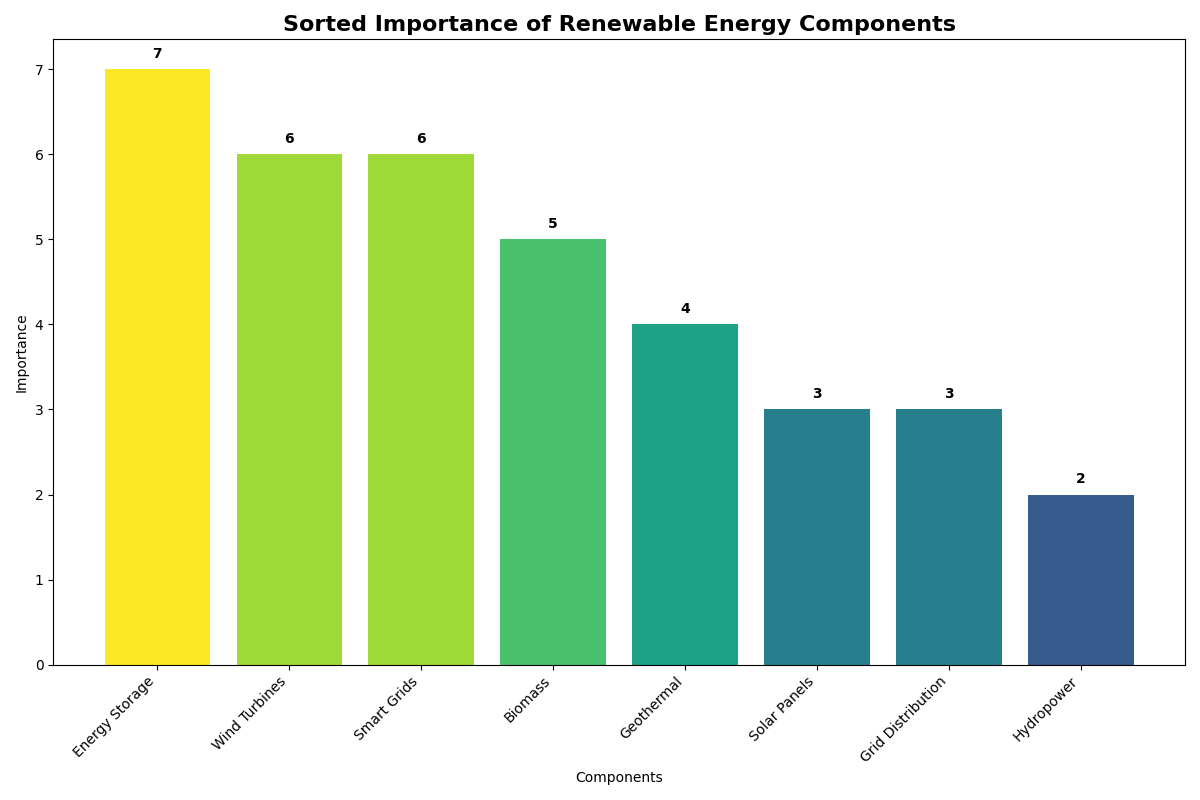

Generate this figure with Python:
import matplotlib.pyplot as plt

# Define nodes with altered weights
nodes = {
    'Solar Panels': 3,
    'Wind Turbines': 6,
    'Hydropower': 2,
    'Geothermal': 4,
    'Biomass': 5,
    'Energy Storage': 7,
    'Grid Distribution': 3,
    'Smart Grids': 6
}

# Sort nodes by weights in descending order
sorted_nodes = sorted(nodes.items(), key=lambda item: item[1], reverse=True)

# Split into two lists: labels and values
labels, values = zip(*sorted_nodes)

# Create the bar chart
plt.figure(figsize=(12, 8))
plt.bar(labels, values, color=plt.cm.viridis([val / max(values) for val in values]))

# Add labels and title
plt.xlabel('Components')
plt.ylabel('Importance')
plt.title('Sorted Importance of Renewable Energy Components', fontsize=16, fontweight='bold')

# Add values on top of bars
for i, v in enumerate(values):
    plt.text(i, v + 0.1, str(v), ha='center', va='bottom', fontweight='bold')

# Rotate x labels for better readability
plt.xticks(rotation=45, ha='right')
plt.tight_layout()

# Show the plot
plt.show()
